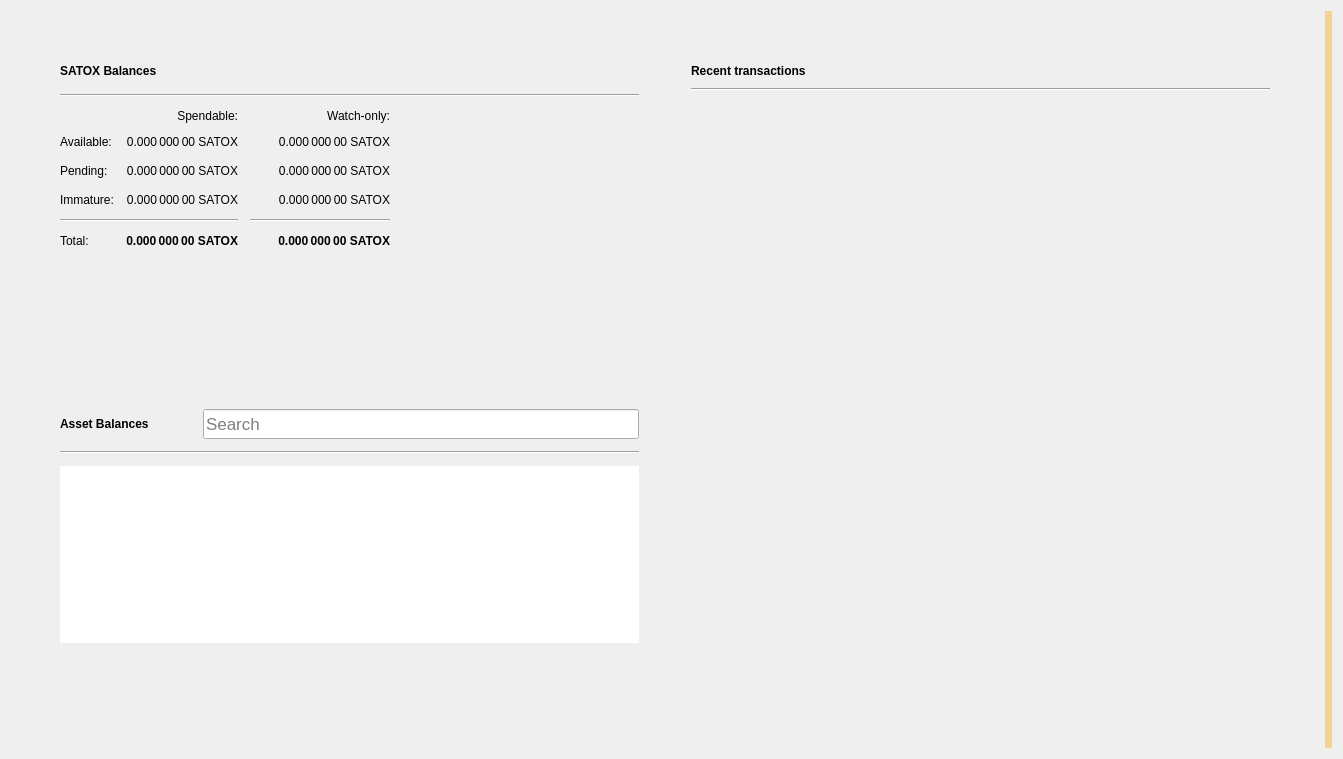
<?xml version="1.0" encoding="UTF-8"?>
<ui version="4.0">
 <class>OverviewPage</class>
 <widget class="QWidget" name="OverviewPage">
  <property name="geometry">
   <rect>
    <x>0</x>
    <y>0</y>
    <width>1343</width>
    <height>759</height>
   </rect>
  </property>
  <property name="windowTitle">
   <string>Form</string>
  </property>
  <property name="autoFillBackground">
   <bool>false</bool>
  </property>
  <layout class="QGridLayout" name="gridLayout_3">
   <item row="0" column="1">
    <layout class="QVBoxLayout" name="verticalLayout_7">
     <property name="spacing">
      <number>0</number>
     </property>
     <property name="leftMargin">
      <number>0</number>
     </property>
     <property name="topMargin">
      <number>0</number>
     </property>
     <property name="rightMargin">
      <number>0</number>
     </property>
     <property name="bottomMargin">
      <number>0</number>
     </property>
     <item>
      <layout class="QHBoxLayout" name="horizontalLayout" stretch="0,0">
       <property name="spacing">
        <number>34</number>
       </property>
       <property name="sizeConstraint">
        <enum>QLayout::SetMaximumSize</enum>
       </property>
       <property name="leftMargin">
        <number>40</number>
       </property>
       <property name="topMargin">
        <number>40</number>
       </property>
       <property name="rightMargin">
        <number>40</number>
       </property>
       <property name="bottomMargin">
        <number>40</number>
       </property>
       <item>
        <layout class="QVBoxLayout" name="verticalLayout_2">
         <property name="spacing">
          <number>34</number>
         </property>
         <property name="rightMargin">
          <number>0</number>
         </property>
         <item>
          <widget class="QFrame" name="frame">
           <property name="sizePolicy">
            <sizepolicy hsizetype="Preferred" vsizetype="Preferred">
             <horstretch>0</horstretch>
             <verstretch>0</verstretch>
            </sizepolicy>
           </property>
           <property name="frameShape">
            <enum>QFrame::NoFrame</enum>
           </property>
           <property name="frameShadow">
            <enum>QFrame::Raised</enum>
           </property>
           <property name="lineWidth">
            <number>10</number>
           </property>
           <layout class="QVBoxLayout" name="verticalLayout_4">
            <property name="spacing">
             <number>12</number>
            </property>
            <item>
             <layout class="QHBoxLayout" name="horizontalLayout_4">
              <item>
               <widget class="QLabel" name="satoxcoinBalancesLabel">
                <property name="font">
                 <font>
                  <weight>75</weight>
                  <bold>true</bold>
                 </font>
                </property>
                <property name="text">
                 <string>SATOX Balances</string>
                </property>
               </widget>
              </item>
              <item>
               <widget class="QPushButton" name="labelWalletStatus">
                <property name="enabled">
                 <bool>true</bool>
                </property>
                <property name="maximumSize">
                 <size>
                  <width>30</width>
                  <height>16777215</height>
                 </size>
                </property>
                <property name="toolTip">
                 <string>The displayed information may be out of date. Your wallet automatically synchronizes with the satoxcoin network after a connection is established, but this process has not completed yet.</string>
                </property>
                <property name="text">
                 <string/>
                </property>
                <property name="icon">
                 <iconset>
                  <normaloff>:/icons/warning</normaloff>
                  <disabledoff>:/icons/warning</disabledoff>:/icons/warning</iconset>
                </property>
                <property name="iconSize">
                 <size>
                  <width>24</width>
                  <height>24</height>
                 </size>
                </property>
                <property name="flat">
                 <bool>true</bool>
                </property>
               </widget>
              </item>
              <item>
               <spacer name="horizontalSpacer_3">
                <property name="orientation">
                 <enum>Qt::Horizontal</enum>
                </property>
                <property name="sizeHint" stdset="0">
                 <size>
                  <width>40</width>
                  <height>20</height>
                 </size>
                </property>
               </spacer>
              </item>
             </layout>
            </item>
            <item>
             <widget class="Line" name="line_2">
              <property name="orientation">
               <enum>Qt::Horizontal</enum>
              </property>
             </widget>
            </item>
            <item>
             <layout class="QGridLayout" name="gridLayout">
              <property name="spacing">
               <number>12</number>
              </property>
              <item row="3" column="2">
               <widget class="QLabel" name="labelWatchImmature">
                <property name="font">
                 <font>
                  <weight>50</weight>
                  <bold>false</bold>
                 </font>
                </property>
                <property name="cursor">
                 <cursorShape>IBeamCursor</cursorShape>
                </property>
                <property name="toolTip">
                 <string>Mined balance in watch-only addresses that has not yet matured</string>
                </property>
                <property name="text">
                 <string notr="true">0.000 000 00 SATOX</string>
                </property>
                <property name="alignment">
                 <set>Qt::AlignRight|Qt::AlignTrailing|Qt::AlignVCenter</set>
                </property>
                <property name="textInteractionFlags">
                 <set>Qt::LinksAccessibleByMouse|Qt::TextSelectableByKeyboard|Qt::TextSelectableByMouse</set>
                </property>
               </widget>
              </item>
              <item row="2" column="3">
               <spacer name="horizontalSpacer_2">
                <property name="orientation">
                 <enum>Qt::Horizontal</enum>
                </property>
                <property name="sizeHint" stdset="0">
                 <size>
                  <width>40</width>
                  <height>20</height>
                 </size>
                </property>
               </spacer>
              </item>
              <item row="1" column="0">
               <widget class="QLabel" name="labelBalanceText">
                <property name="text">
                 <string>Available:</string>
                </property>
               </widget>
              </item>
              <item row="1" column="2">
               <widget class="QLabel" name="labelWatchAvailable">
                <property name="font">
                 <font>
                  <weight>50</weight>
                  <bold>false</bold>
                 </font>
                </property>
                <property name="cursor">
                 <cursorShape>IBeamCursor</cursorShape>
                </property>
                <property name="toolTip">
                 <string>Your current balance in watch-only addresses</string>
                </property>
                <property name="text">
                 <string notr="true">0.000 000 00 SATOX</string>
                </property>
                <property name="alignment">
                 <set>Qt::AlignRight|Qt::AlignTrailing|Qt::AlignVCenter</set>
                </property>
                <property name="textInteractionFlags">
                 <set>Qt::LinksAccessibleByMouse|Qt::TextSelectableByKeyboard|Qt::TextSelectableByMouse</set>
                </property>
               </widget>
              </item>
              <item row="2" column="1">
               <widget class="QLabel" name="labelUnconfirmed">
                <property name="font">
                 <font>
                  <weight>50</weight>
                  <bold>false</bold>
                 </font>
                </property>
                <property name="cursor">
                 <cursorShape>IBeamCursor</cursorShape>
                </property>
                <property name="toolTip">
                 <string>Total of transactions that have yet to be confirmed, and do not yet count toward the spendable balance</string>
                </property>
                <property name="text">
                 <string notr="true">0.000 000 00 SATOX</string>
                </property>
                <property name="alignment">
                 <set>Qt::AlignRight|Qt::AlignTrailing|Qt::AlignVCenter</set>
                </property>
                <property name="textInteractionFlags">
                 <set>Qt::LinksAccessibleByMouse|Qt::TextSelectableByKeyboard|Qt::TextSelectableByMouse</set>
                </property>
               </widget>
              </item>
              <item row="4" column="2">
               <widget class="Line" name="lineWatchBalance">
                <property name="sizePolicy">
                 <sizepolicy hsizetype="Preferred" vsizetype="Fixed">
                  <horstretch>0</horstretch>
                  <verstretch>0</verstretch>
                 </sizepolicy>
                </property>
                <property name="minimumSize">
                 <size>
                  <width>140</width>
                  <height>0</height>
                 </size>
                </property>
                <property name="orientation">
                 <enum>Qt::Horizontal</enum>
                </property>
               </widget>
              </item>
              <item row="0" column="1">
               <widget class="QLabel" name="labelSpendable">
                <property name="text">
                 <string>Spendable:</string>
                </property>
                <property name="alignment">
                 <set>Qt::AlignRight|Qt::AlignTrailing|Qt::AlignVCenter</set>
                </property>
               </widget>
              </item>
              <item row="3" column="0">
               <widget class="QLabel" name="labelImmatureText">
                <property name="text">
                 <string>Immature:</string>
                </property>
               </widget>
              </item>
              <item row="5" column="2">
               <widget class="QLabel" name="labelWatchTotal">
                <property name="font">
                 <font>
                  <weight>75</weight>
                  <bold>true</bold>
                 </font>
                </property>
                <property name="cursor">
                 <cursorShape>IBeamCursor</cursorShape>
                </property>
                <property name="toolTip">
                 <string>Current total balance in watch-only addresses</string>
                </property>
                <property name="text">
                 <string notr="true">0.000 000 00 SATOX</string>
                </property>
                <property name="alignment">
                 <set>Qt::AlignRight|Qt::AlignTrailing|Qt::AlignVCenter</set>
                </property>
                <property name="textInteractionFlags">
                 <set>Qt::LinksAccessibleByMouse|Qt::TextSelectableByKeyboard|Qt::TextSelectableByMouse</set>
                </property>
               </widget>
              </item>
              <item row="4" column="0" colspan="2">
               <widget class="Line" name="line">
                <property name="orientation">
                 <enum>Qt::Horizontal</enum>
                </property>
               </widget>
              </item>
              <item row="0" column="2">
               <widget class="QLabel" name="labelWatchonly">
                <property name="text">
                 <string>Watch-only:</string>
                </property>
                <property name="alignment">
                 <set>Qt::AlignRight|Qt::AlignTrailing|Qt::AlignVCenter</set>
                </property>
               </widget>
              </item>
              <item row="5" column="1">
               <widget class="QLabel" name="labelTotal">
                <property name="font">
                 <font>
                  <weight>75</weight>
                  <bold>true</bold>
                 </font>
                </property>
                <property name="cursor">
                 <cursorShape>IBeamCursor</cursorShape>
                </property>
                <property name="toolTip">
                 <string>Your current total balance</string>
                </property>
                <property name="text">
                 <string notr="true">0.000 000 00 SATOX</string>
                </property>
                <property name="alignment">
                 <set>Qt::AlignRight|Qt::AlignTrailing|Qt::AlignVCenter</set>
                </property>
                <property name="textInteractionFlags">
                 <set>Qt::LinksAccessibleByMouse|Qt::TextSelectableByKeyboard|Qt::TextSelectableByMouse</set>
                </property>
               </widget>
              </item>
              <item row="1" column="1">
               <widget class="QLabel" name="labelBalance">
                <property name="font">
                 <font>
                  <weight>50</weight>
                  <bold>false</bold>
                 </font>
                </property>
                <property name="cursor">
                 <cursorShape>IBeamCursor</cursorShape>
                </property>
                <property name="toolTip">
                 <string>Your current spendable balance</string>
                </property>
                <property name="text">
                 <string notr="true">0.000 000 00 SATOX</string>
                </property>
                <property name="alignment">
                 <set>Qt::AlignRight|Qt::AlignTrailing|Qt::AlignVCenter</set>
                </property>
                <property name="textInteractionFlags">
                 <set>Qt::LinksAccessibleByMouse|Qt::TextSelectableByKeyboard|Qt::TextSelectableByMouse</set>
                </property>
               </widget>
              </item>
              <item row="2" column="0">
               <widget class="QLabel" name="labelPendingText">
                <property name="text">
                 <string>Pending:</string>
                </property>
               </widget>
              </item>
              <item row="5" column="0">
               <widget class="QLabel" name="labelTotalText">
                <property name="text">
                 <string>Total:</string>
                </property>
               </widget>
              </item>
              <item row="3" column="1">
               <widget class="QLabel" name="labelImmature">
                <property name="font">
                 <font>
                  <weight>50</weight>
                  <bold>false</bold>
                 </font>
                </property>
                <property name="cursor">
                 <cursorShape>IBeamCursor</cursorShape>
                </property>
                <property name="toolTip">
                 <string>Mined balance that has not yet matured</string>
                </property>
                <property name="text">
                 <string notr="true">0.000 000 00 SATOX</string>
                </property>
                <property name="alignment">
                 <set>Qt::AlignRight|Qt::AlignTrailing|Qt::AlignVCenter</set>
                </property>
                <property name="textInteractionFlags">
                 <set>Qt::LinksAccessibleByMouse|Qt::TextSelectableByKeyboard|Qt::TextSelectableByMouse</set>
                </property>
               </widget>
              </item>
              <item row="2" column="2">
               <widget class="QLabel" name="labelWatchPending">
                <property name="font">
                 <font>
                  <weight>50</weight>
                  <bold>false</bold>
                 </font>
                </property>
                <property name="cursor">
                 <cursorShape>IBeamCursor</cursorShape>
                </property>
                <property name="toolTip">
                 <string>Unconfirmed transactions to watch-only addresses</string>
                </property>
                <property name="text">
                 <string notr="true">0.000 000 00 SATOX</string>
                </property>
                <property name="alignment">
                 <set>Qt::AlignRight|Qt::AlignTrailing|Qt::AlignVCenter</set>
                </property>
                <property name="textInteractionFlags">
                 <set>Qt::LinksAccessibleByMouse|Qt::TextSelectableByKeyboard|Qt::TextSelectableByMouse</set>
                </property>
               </widget>
              </item>
             </layout>
            </item>
           </layout>
          </widget>
         </item>
         <item>
          <widget class="QWidget" name="assetVerticalSpaceWidget2" native="true">
           <property name="autoFillBackground">
            <bool>false</bool>
           </property>
           <layout class="QVBoxLayout" name="verticalLayout_6">
            <item>
             <spacer name="verticalSpacer_4">
              <property name="orientation">
               <enum>Qt::Vertical</enum>
              </property>
              <property name="sizeHint" stdset="0">
               <size>
                <width>20</width>
                <height>87</height>
               </size>
              </property>
             </spacer>
            </item>
           </layout>
          </widget>
         </item>
         <item>
          <widget class="QFrame" name="assetFrame">
           <property name="autoFillBackground">
            <bool>true</bool>
           </property>
           <property name="frameShape">
            <enum>QFrame::NoFrame</enum>
           </property>
           <property name="frameShadow">
            <enum>QFrame::Plain</enum>
           </property>
           <property name="lineWidth">
            <number>0</number>
           </property>
           <layout class="QVBoxLayout" name="verticalLayout_5">
            <property name="spacing">
             <number>12</number>
            </property>
            <item>
             <layout class="QHBoxLayout" name="assetBalanceHorizontalLayout">
              <item alignment="Qt::AlignVCenter">
               <widget class="QLabel" name="assetBalanceLabel">
                <property name="font">
                 <font>
                  <weight>75</weight>
                  <bold>true</bold>
                 </font>
                </property>
                <property name="text">
                 <string>Asset Balances</string>
                </property>
               </widget>
              </item>
              <item>
               <widget class="QPushButton" name="labelAssetStatus">
                <property name="enabled">
                 <bool>true</bool>
                </property>
                <property name="maximumSize">
                 <size>
                  <width>30</width>
                  <height>16777215</height>
                 </size>
                </property>
                <property name="toolTip">
                 <string>The displayed information may be out of date. Your wallet automatically synchronizes with the satoxcoin network after a connection is established, but this process has not completed yet.</string>
                </property>
                <property name="text">
                 <string/>
                </property>
                <property name="icon">
                 <iconset>
                  <normaloff>:/icons/warning</normaloff>
                  <disabledoff>:/icons/warning</disabledoff>:/icons/warning</iconset>
                </property>
                <property name="iconSize">
                 <size>
                  <width>24</width>
                  <height>24</height>
                 </size>
                </property>
                <property name="flat">
                 <bool>true</bool>
                </property>
               </widget>
              </item>
              <item alignment="Qt::AlignBottom">
               <widget class="QLineEdit" name="assetSearch">
                <property name="sizePolicy">
                 <sizepolicy hsizetype="Expanding" vsizetype="Preferred">
                  <horstretch>0</horstretch>
                  <verstretch>0</verstretch>
                 </sizepolicy>
                </property>
                <property name="minimumSize">
                 <size>
                  <width>0</width>
                  <height>30</height>
                 </size>
                </property>
                <property name="maximumSize">
                 <size>
                  <width>16777215</width>
                  <height>30</height>
                 </size>
                </property>
                <property name="sizeIncrement">
                 <size>
                  <width>0</width>
                  <height>0</height>
                 </size>
                </property>
                <property name="baseSize">
                 <size>
                  <width>0</width>
                  <height>0</height>
                 </size>
                </property>
                <property name="font">
                 <font>
                  <pointsize>13</pointsize>
                 </font>
                </property>
                <property name="maxLength">
                 <number>32</number>
                </property>
                <property name="frame">
                 <bool>true</bool>
                </property>
                <property name="alignment">
                 <set>Qt::AlignLeading|Qt::AlignLeft|Qt::AlignVCenter</set>
                </property>
                <property name="placeholderText">
                 <string>Search</string>
                </property>
                <property name="clearButtonEnabled">
                 <bool>true</bool>
                </property>
               </widget>
              </item>
             </layout>
            </item>
            <item>
             <widget class="Line" name="assetBalanceLine">
              <property name="orientation">
               <enum>Qt::Horizontal</enum>
              </property>
             </widget>
            </item>
            <item>
             <widget class="QListView" name="listAssets">
              <property name="frameShape">
               <enum>QFrame::NoFrame</enum>
              </property>
              <property name="lineWidth">
               <number>0</number>
              </property>
              <property name="verticalScrollMode">
               <enum>QAbstractItemView::ScrollPerItem</enum>
              </property>
             </widget>
            </item>
            <item>
             <widget class="QWidget" name="assetVerticalSpaceWidget" native="true">
              <property name="autoFillBackground">
               <bool>false</bool>
              </property>
              <layout class="QVBoxLayout" name="verticalLayout">
               <item>
                <spacer name="verticalSpacer_3">
                 <property name="orientation">
                  <enum>Qt::Vertical</enum>
                 </property>
                 <property name="sizeHint" stdset="0">
                  <size>
                   <width>20</width>
                   <height>40</height>
                  </size>
                 </property>
                </spacer>
               </item>
              </layout>
             </widget>
            </item>
           </layout>
          </widget>
         </item>
        </layout>
       </item>
       <item>
        <layout class="QVBoxLayout" name="verticalLayout_3">
         <property name="spacing">
          <number>34</number>
         </property>
         <property name="leftMargin">
          <number>0</number>
         </property>
         <item>
          <widget class="QFrame" name="frame_2">
           <property name="sizePolicy">
            <sizepolicy hsizetype="Preferred" vsizetype="Fixed">
             <horstretch>0</horstretch>
             <verstretch>0</verstretch>
            </sizepolicy>
           </property>
           <property name="frameShape">
            <enum>QFrame::NoFrame</enum>
           </property>
           <property name="frameShadow">
            <enum>QFrame::Plain</enum>
           </property>
           <property name="lineWidth">
            <number>0</number>
           </property>
           <layout class="QGridLayout" name="gridLayout_2">
            <property name="horizontalSpacing">
             <number>12</number>
            </property>
            <item row="0" column="0">
             <layout class="QHBoxLayout" name="horizontalLayout_2">
              <item>
               <widget class="QLabel" name="recentTransactionsLabel">
                <property name="font">
                 <font>
                  <weight>75</weight>
                  <bold>true</bold>
                 </font>
                </property>
                <property name="text">
                 <string>Recent transactions</string>
                </property>
               </widget>
              </item>
              <item>
               <widget class="QPushButton" name="labelTransactionsStatus">
                <property name="enabled">
                 <bool>true</bool>
                </property>
                <property name="maximumSize">
                 <size>
                  <width>30</width>
                  <height>16777215</height>
                 </size>
                </property>
                <property name="toolTip">
                 <string>The displayed information may be out of date. Your wallet automatically synchronizes with the satoxcoin network after a connection is established, but this process has not completed yet.</string>
                </property>
                <property name="text">
                 <string/>
                </property>
                <property name="icon">
                 <iconset>
                  <normaloff>:/icons/warning</normaloff>
                  <disabledoff>:/icons/warning</disabledoff>:/icons/warning</iconset>
                </property>
                <property name="iconSize">
                 <size>
                  <width>24</width>
                  <height>24</height>
                 </size>
                </property>
                <property name="flat">
                 <bool>true</bool>
                </property>
               </widget>
              </item>
              <item>
               <spacer name="horizontalSpacer">
                <property name="orientation">
                 <enum>Qt::Horizontal</enum>
                </property>
                <property name="sizeHint" stdset="0">
                 <size>
                  <width>40</width>
                  <height>20</height>
                 </size>
                </property>
               </spacer>
              </item>
             </layout>
            </item>
            <item row="2" column="0">
             <widget class="QListView" name="listTransactions">
              <property name="styleSheet">
               <string notr="true">QListView { background: transparent; }</string>
              </property>
              <property name="frameShape">
               <enum>QFrame::NoFrame</enum>
              </property>
              <property name="verticalScrollBarPolicy">
               <enum>Qt::ScrollBarAlwaysOff</enum>
              </property>
              <property name="horizontalScrollBarPolicy">
               <enum>Qt::ScrollBarAlwaysOff</enum>
              </property>
              <property name="selectionMode">
               <enum>QAbstractItemView::NoSelection</enum>
              </property>
             </widget>
            </item>
            <item row="1" column="0">
             <widget class="Line" name="line_3">
              <property name="orientation">
               <enum>Qt::Horizontal</enum>
              </property>
             </widget>
            </item>
           </layout>
          </widget>
         </item>
         <item>
          <spacer name="verticalSpacer_2">
           <property name="orientation">
            <enum>Qt::Vertical</enum>
           </property>
           <property name="sizeHint" stdset="0">
            <size>
             <width>20</width>
             <height>40</height>
            </size>
           </property>
          </spacer>
         </item>
        </layout>
       </item>
      </layout>
     </item>
    </layout>
   </item>
   <item row="0" column="3">
    <widget class="QLabel" name="labelAlerts">
     <property name="visible">
      <bool>true</bool>
     </property>
     <property name="styleSheet">
      <string notr="true">QLabel { background-color: qlineargradient(x1: 0, y1: 0, x2: 1, y2: 0, stop:0 #F0D0A0, stop:1 #F8D488); color:#000000; }</string>
     </property>
     <property name="wordWrap">
      <bool>true</bool>
     </property>
     <property name="margin">
      <number>3</number>
     </property>
     <property name="textInteractionFlags">
      <set>Qt::TextSelectableByMouse</set>
     </property>
    </widget>
   </item>
  </layout>
 </widget>
 <resources/>
 <connections/>
</ui>
